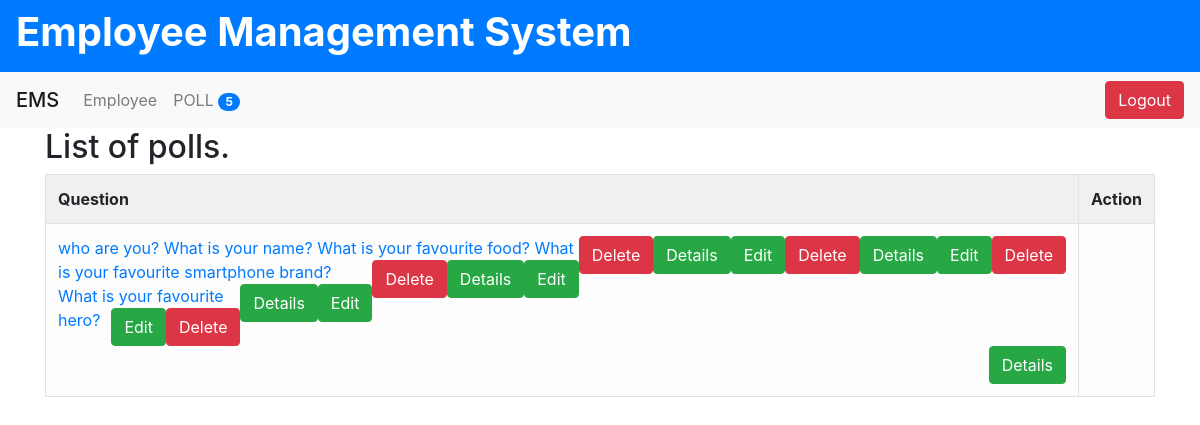
Screenshot of /polls/ with the database file from the repository.
### poll/models.py (models this page shows, shortened)
class Question(models.Model):
    title = models.TextField(null= True, blank= True)
    status = models.CharField( default='inactive' , max_length= 20)
    created_by = models.ForeignKey(User, null= True, blank=True, on_delete= models.CASCADE)
    start_date = models.DateTimeField(null=True, blank=True)
    end_date = models.DateTimeField( null=True, blank=True)
    created_at = models.DateTimeField(auto_now_add= True)
    updated_at = models.DateTimeField(auto_now= True)

### poll/views.py (the view)
# urls.py: path('', index , name= 'polls_list'),
def index(request):
    context = {}
    questions = Question.objects.all()
    context['title'] = 'polls'
    context['questions'] = questions
    return render(request, 'polls/index.html', context)

### poll/context_processor.py (called while the page is built)
def polls_count(request):
    count = Question.objects.count()
    print(" Polls count - " , count)
    return { "polls_count": count }

### poll/templatetags/poll_extras.py (called while the page is built)
def upper(value,n):
    return value.upper()[0:n]

### EmsProject/templates/polls/index.html
{% extends 'base.html' %}
{% block content %}
    <h2>List of {{ title }}.</h2>
    <div class="row">
        <div class="col-md-12">
            {% if questions %}
                <table class="table table-light table-bordered table-striped">
                    <tbody>
                        <tr>
                            <th>Question</th>
                            <th>Action</th>
                        </tr>
                        <tr>
                            <td>
                                {% for question in questions %}
                                    <a href="/polls/{{question.id}}/details/">{{ question.title }}</a></li>
                                    <a href="/employee/{{ user.id }}/delete/" class="btn btn-danger float-right">Delete</a>
                                    <a href="/employee/{{ user.id }}/edit/" class="btn btn-success float-right">Edit</a>
                                    <a href="/employee/{{ user.id }}/details/" class="btn btn-success float-right">Details</a>
                                {% endfor %}
                            </td>
                        </tr>
                    </tbody>
                </table>
            {% else %}
                <p> There is no question available. </p>
            {% endif %}
        </div>
    </div>
{% endblock content %}

### rows the page displays
Question: title "who are you?"
Question: title "What is your name?"
Question: title "What is your favourite food?"
Question: title "What is your favourite smartphone brand?"
Question: title "What is your favourite hero?"

### other values shown
{{ "employee" | capfirst }} "Employee"
{{ 'Polls' | upper:4 }} "POLL"
{{ polls_count }} "5"
{{ title }} "polls"
